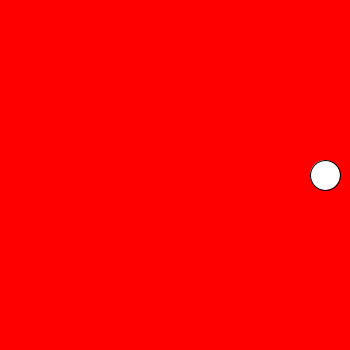
Frame 1 (no input)
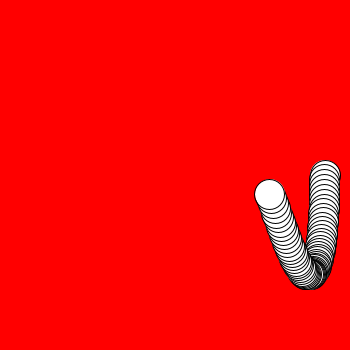
Frame 60 (the mouse pressed at the canvas centre just before this capture)
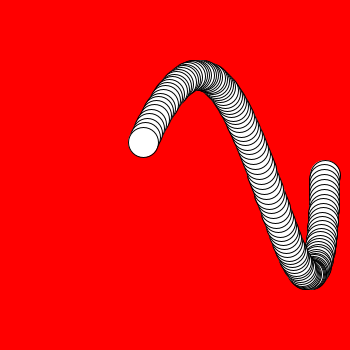
Frame 120 (the mouse held since frame 60 and released just before this capture)

The Processing sketch that drew these frames (run headless with seeded random() and noise(); from frame 60 on, the mouse is pressed at the canvas centre):

// Processing sketch: Lissajous_Curve_ex1
// ── Lissajous_Curve_ex1.pde
float incrementer = 0;
void setup() {
  size(350, 350);
  background(255, 0, 0);
}
void draw() {
  //increment both values by different amounts
  float xOff = cos(incrementer*1.5) * 150;
  float yOff = sin(incrementer*5) * 100;
  //using the same value (no multiplier) means the ellipse moves in a circle
  ellipse(width*.5 + xOff, height*.5 + yOff, 30, 30);
  incrementer += .01;
}
